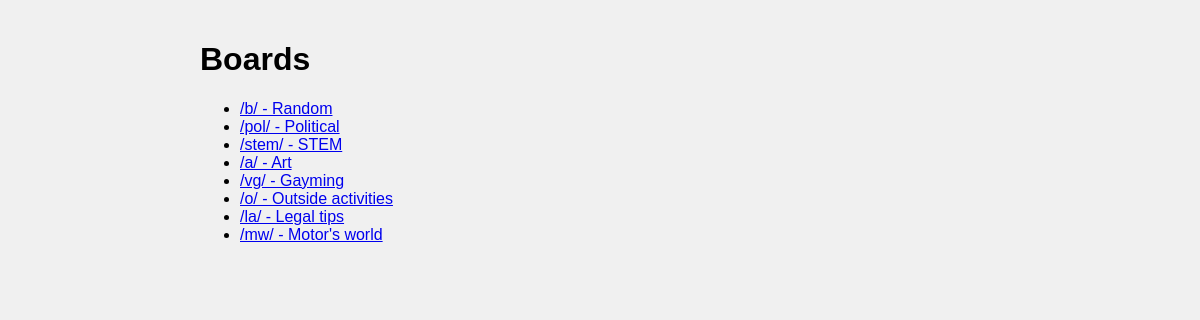
Screenshot of /board/ (signed in) with the database file from the repository.
### board/models.py (models this page shows)
class Board(models.Model):
    name = models.CharField(max_length=50)
    code = models.CharField(max_length=10, unique=True)
    description = models.TextField()
    def __str__(self):
        return f"/{self.code}/ - {self.name}"

### board/views.py (the view)
# urls.py: path('', views.board_list, name='board_list'),
@login_required
def board_list(request):
    boards = Board.objects.all()
    return render(request, 'board/board_list.html', {'boards': boards})

### board/templates/board/board_list.html (shortened to what this page needs)
<!DOCTYPE html>
<html>
<head>
    {% load static %}
    <link rel="stylesheet" href="{% static 'board/css/style.css' %}">
</head>
<body>
    <h1>Boards</h1>
    <ul>
        {% for board in boards %}
        <li><a href="{% url 'board_view' board.code %}">{{ board }}</a></li>
        {% endfor %}
    </ul>
</body>
</html>

### board/static/board/css/style.css (style rules this page uses)
body { font-family: Arial, sans-serif; max-width: 800px; margin: 0 auto; padding: 20px; background-color: #f0f0f0; }

### rows the page displays
Board: code+name "/b/ - Random"
Board: code+name "/pol/ - Political"
Board: code+name "/stem/ - STEM"
Board: code+name "/a/ - Art"
Board: code+name "/vg/ - Gayming"
Board: code+name "/o/ - Outside activities"
Board: code+name "/la/ - Legal tips"
Board: code+name "/mw/ - Motor's world"
